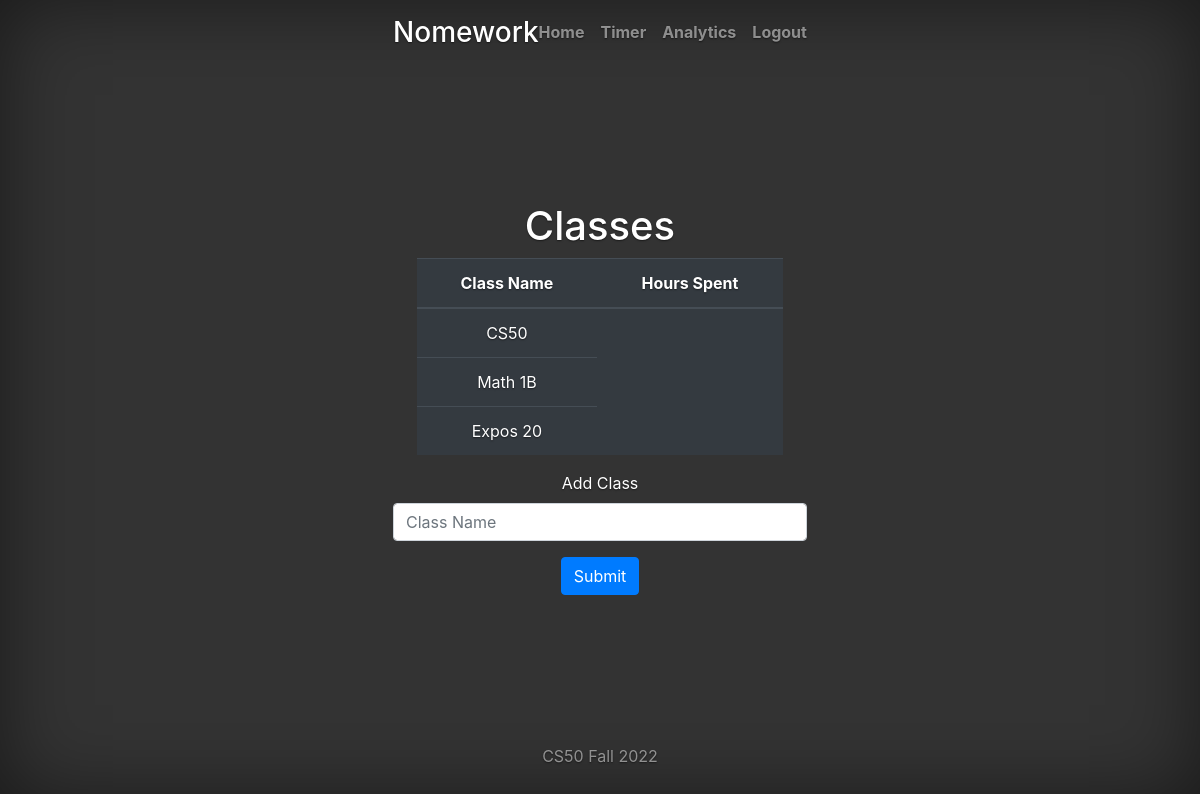
Before: / (signed in) with the older database file.
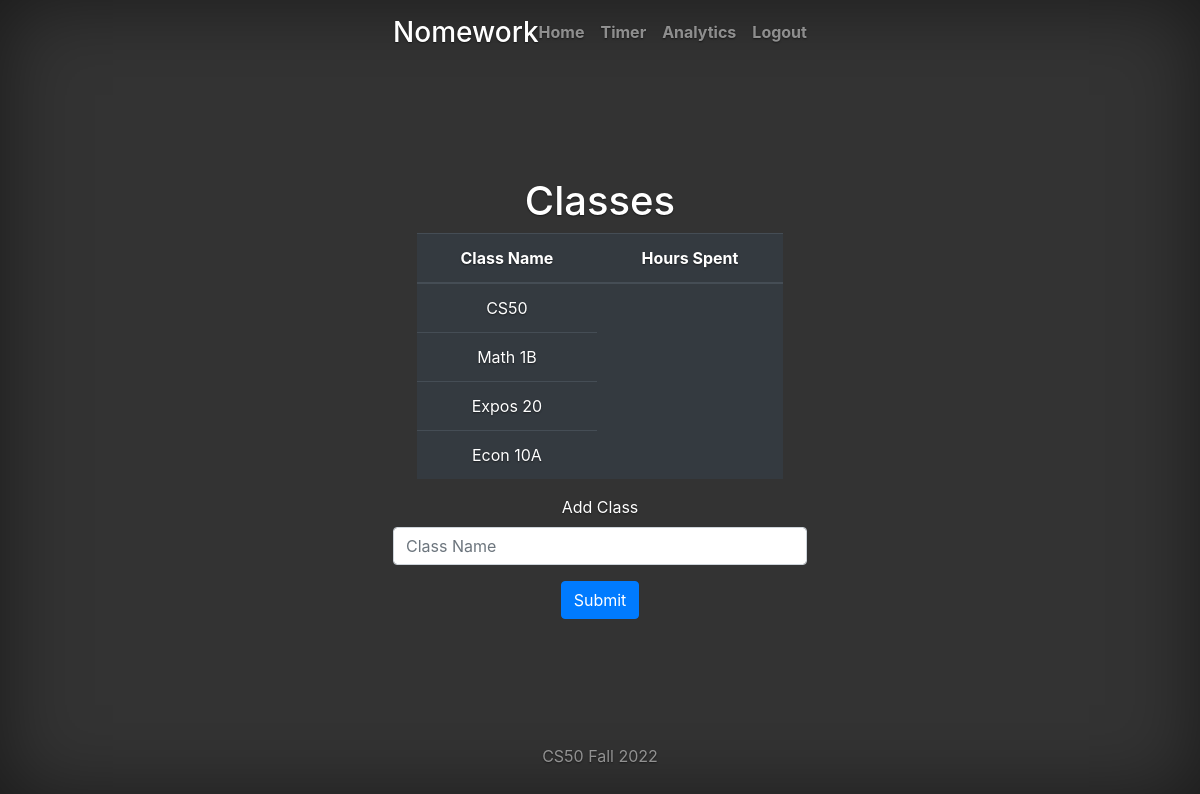
After: the same page with the newer database file.
### tables this page shows
CREATE TABLE classes (
    id INTEGER PRIMARY KEY AUTOINCREMENT,
    name TEXT NOT NULL,
    user_id INTEGER NOT NULL,
    FOREIGN KEY (user_id) REFERENCES users (id)
);

### app.py (the view)
@app.route("/", methods=['GET', 'POST'])
@login_required
def index():
    if request.method == "POST":
        db.execute("INSERT INTO classes (name, user_id) VALUES (?, ?)", [request.form.get("classname"), session["user_id"]])
        con.commit()
        return redirect("/")
    else:
        db.execute("SELECT name FROM classes WHERE user_id = ?", [session["user_id"]])
        userclasses = db.fetchall()
        classes = []
        for x in range(len(userclasses)):
            classes.append(userclasses[x][0])
        return render_template("index.html", classes=classes)

### helpers.py (called while the page is built)
def login_required(f):
    @wraps(f)
    def decorated_function(*args, **kwargs):
        if session.get("user_id") is None:
            return redirect("/login")
        return f(*args, **kwargs)
    return decorated_function

### templates/index.html (shortened to what this page needs)
{% extends "layout.html" %}
{% block body %}
<main role="main" class="inner cover">
    <h1 class="cover-heading">Classes</h1>
    <table class="table table-dark">
        <thead>
            <th class="text-start">Class Name</th>
            <th class="text-end">Hours Spent</th>
        </thead>
        <tbody>
            {% for class in classes %}
                <tr>
                    <td class="text-start">{{ class }}</td>
                </tr>
            {% endfor %}
        </tbody>
    </table>
</main>
<div>
    <form action="/" method="post">
        <div class="form-group">
          <label for="classname">Add Class</label>
          <input type="text" class="form-control" id="classname" name="classname" placeholder="Class Name">
        </div>
        <button type="submit" class="btn btn-primary">Submit</button>
    </form>
</div>
{% endblock %}

### templates/layout.html (shortened to what this page needs)
<!doctype html>
<html lang="en">
  <head>
    <link rel="stylesheet" href="https://cdn.jsdelivr.net/npm/bootstrap@4.3.1/dist/css/bootstrap.min.css">
    <link href="/static/cover.css" rel="stylesheet">
  </head>
  <body class="text-center">
    <div class="cover-container d-flex h-100 p-3 mx-auto flex-column">
      <header class="masthead mb-auto">
        <div class="inner">
        {% if session["user_id"] %}
          <h3 class="masthead-brand">Nomework</h3>
        {% else %}
          <h3><a class='masthead-brand' href="/home">Nomework</a></h3>
        {% endif %}
          <nav class="nav nav-masthead justify-content-center">
        {% if session["user_id"] %}
        <a class="nav-link" href="/">Home</a>
            <a class="nav-link" href="/timer">Timer</a>
            <a class="nav-link" href="/analytics">Analytics</a>
            <a class="nav-link" href="/logout">Logout</a>
          </nav>
        {% endif %}
        </div>
      </header>
    {% block body %}{% endblock %}
    <footer class="mastfoot mt-auto">
        <div class="inner">
          <p>CS50 Fall 2022</p>
        </div>
    </footer>
    </div>
</body>
</html>

### static/cover.css (style rules this page uses)
a, a:focus, a:hover { color: #fff; }
html, body { height: 100%; background-color: #333; }
body { display: -ms-flexbox; display: -webkit-box; display: flex; -ms-flex-pack: center; -webkit-box-pack: center; justify-content: center; color: #fff; text-shadow: 0 .05rem .1rem rgba(0, 0, 0, .5); box-shadow: inset 0 0 5rem rgba(0, 0, 0, .5); }
.cover-container { max-width: 42em; }
.masthead { margin-bottom: 2rem; }
.masthead-brand { margin-bottom: 0; }
.nav-masthead .nav-link { padding: .25rem 0; font-weight: 700; color: rgba(255, 255, 255, .5); background-color: transparent; border-bottom: .25rem solid transparent; }
.nav-masthead .nav-link + .nav-link { margin-left: 1rem; }
@media (min-width: 48em) { .masthead-brand { float: left; } }
@media (min-width: 48em) { .nav-masthead { float: right; } }
.cover { padding: 0 1.5rem; }
.mastfoot { color: rgba(255, 255, 255, .5); }

Changed rows visible on the page:
added classes: name "Econ 10A"
